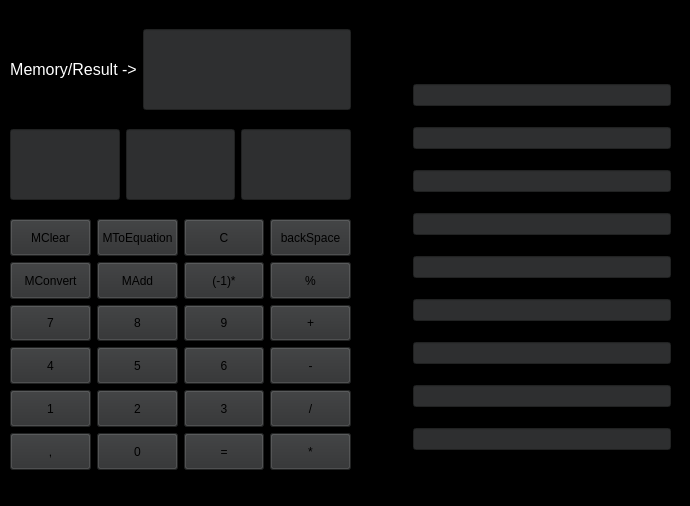
<?xml version="1.0" encoding="UTF-8"?>
<ui version="4.0">
 <class>MainWindow</class>
 <widget class="QMainWindow" name="MainWindow">
  <property name="geometry">
   <rect>
    <x>0</x>
    <y>0</y>
    <width>690</width>
    <height>506</height>
   </rect>
  </property>
  <property name="sizePolicy">
   <sizepolicy hsizetype="Preferred" vsizetype="Preferred">
    <horstretch>0</horstretch>
    <verstretch>0</verstretch>
   </sizepolicy>
  </property>
  <property name="minimumSize">
   <size>
    <width>690</width>
    <height>506</height>
   </size>
  </property>
  <property name="maximumSize">
   <size>
    <width>690</width>
    <height>506</height>
   </size>
  </property>
  <property name="windowTitle">
   <string>MainWindow</string>
  </property>
  <property name="autoFillBackground">
   <bool>false</bool>
  </property>
  <property name="styleSheet">
   <string notr="true">background-color: rgb(0, 0, 0);</string>
  </property>
  <property name="animated">
   <bool>true</bool>
  </property>
  <property name="documentMode">
   <bool>false</bool>
  </property>
  <widget class="QWidget" name="centralwidget">
   <widget class="QWidget" name="gridLayoutWidget">
    <property name="geometry">
     <rect>
      <x>10</x>
      <y>200</y>
      <width>341</width>
      <height>251</height>
     </rect>
    </property>
    <layout class="QGridLayout" name="gridLayout">
     <item row="10" column="1">
      <widget class="QPushButton" name="dot">
       <property name="sizePolicy">
        <sizepolicy hsizetype="Expanding" vsizetype="Expanding">
         <horstretch>0</horstretch>
         <verstretch>0</verstretch>
        </sizepolicy>
       </property>
       <property name="maximumSize">
        <size>
         <width>100</width>
         <height>100</height>
        </size>
       </property>
       <property name="autoFillBackground">
        <bool>false</bool>
       </property>
       <property name="styleSheet">
        <string notr="true">background-color: rgb(46, 47, 48);</string>
       </property>
       <property name="text">
        <string>,</string>
       </property>
       <property name="default">
        <bool>false</bool>
       </property>
      </widget>
     </item>
     <item row="8" column="1">
      <widget class="QPushButton" name="digit_1">
       <property name="sizePolicy">
        <sizepolicy hsizetype="Expanding" vsizetype="Expanding">
         <horstretch>0</horstretch>
         <verstretch>0</verstretch>
        </sizepolicy>
       </property>
       <property name="maximumSize">
        <size>
         <width>100</width>
         <height>100</height>
        </size>
       </property>
       <property name="autoFillBackground">
        <bool>false</bool>
       </property>
       <property name="styleSheet">
        <string notr="true">background-color: rgb(46, 47, 48);</string>
       </property>
       <property name="text">
        <string>1</string>
       </property>
       <property name="default">
        <bool>false</bool>
       </property>
      </widget>
     </item>
     <item row="2" column="3">
      <widget class="QPushButton" name="memoryToEquation">
       <property name="sizePolicy">
        <sizepolicy hsizetype="Expanding" vsizetype="Expanding">
         <horstretch>0</horstretch>
         <verstretch>0</verstretch>
        </sizepolicy>
       </property>
       <property name="maximumSize">
        <size>
         <width>100</width>
         <height>100</height>
        </size>
       </property>
       <property name="autoFillBackground">
        <bool>false</bool>
       </property>
       <property name="styleSheet">
        <string notr="true">background-color: rgb(46, 47, 48);</string>
       </property>
       <property name="text">
        <string>MToEquation</string>
       </property>
       <property name="default">
        <bool>false</bool>
       </property>
      </widget>
     </item>
     <item row="2" column="6">
      <widget class="QPushButton" name="backSpace">
       <property name="sizePolicy">
        <sizepolicy hsizetype="Expanding" vsizetype="Expanding">
         <horstretch>0</horstretch>
         <verstretch>0</verstretch>
        </sizepolicy>
       </property>
       <property name="maximumSize">
        <size>
         <width>100</width>
         <height>100</height>
        </size>
       </property>
       <property name="autoFillBackground">
        <bool>false</bool>
       </property>
       <property name="styleSheet">
        <string notr="true">background-color: rgb(46, 47, 48);</string>
       </property>
       <property name="text">
        <string>backSpace</string>
       </property>
       <property name="default">
        <bool>false</bool>
       </property>
      </widget>
     </item>
     <item row="5" column="5">
      <widget class="QPushButton" name="digit_9">
       <property name="sizePolicy">
        <sizepolicy hsizetype="Expanding" vsizetype="Expanding">
         <horstretch>0</horstretch>
         <verstretch>0</verstretch>
        </sizepolicy>
       </property>
       <property name="maximumSize">
        <size>
         <width>100</width>
         <height>100</height>
        </size>
       </property>
       <property name="autoFillBackground">
        <bool>false</bool>
       </property>
       <property name="styleSheet">
        <string notr="true">background-color: rgb(46, 47, 48);</string>
       </property>
       <property name="text">
        <string>9</string>
       </property>
       <property name="default">
        <bool>false</bool>
       </property>
      </widget>
     </item>
     <item row="10" column="3">
      <widget class="QPushButton" name="digit_0">
       <property name="sizePolicy">
        <sizepolicy hsizetype="Expanding" vsizetype="Expanding">
         <horstretch>0</horstretch>
         <verstretch>0</verstretch>
        </sizepolicy>
       </property>
       <property name="maximumSize">
        <size>
         <width>100</width>
         <height>100</height>
        </size>
       </property>
       <property name="autoFillBackground">
        <bool>false</bool>
       </property>
       <property name="styleSheet">
        <string notr="true">background-color: rgb(46, 47, 48);</string>
       </property>
       <property name="text">
        <string>0</string>
       </property>
       <property name="default">
        <bool>false</bool>
       </property>
      </widget>
     </item>
     <item row="5" column="1">
      <widget class="QPushButton" name="digit_7">
       <property name="sizePolicy">
        <sizepolicy hsizetype="Expanding" vsizetype="Expanding">
         <horstretch>0</horstretch>
         <verstretch>0</verstretch>
        </sizepolicy>
       </property>
       <property name="maximumSize">
        <size>
         <width>100</width>
         <height>100</height>
        </size>
       </property>
       <property name="autoFillBackground">
        <bool>false</bool>
       </property>
       <property name="styleSheet">
        <string notr="true">background-color: rgb(46, 47, 48);</string>
       </property>
       <property name="text">
        <string>7</string>
       </property>
       <property name="default">
        <bool>false</bool>
       </property>
      </widget>
     </item>
     <item row="7" column="3">
      <widget class="QPushButton" name="digit_5">
       <property name="sizePolicy">
        <sizepolicy hsizetype="Expanding" vsizetype="Expanding">
         <horstretch>0</horstretch>
         <verstretch>0</verstretch>
        </sizepolicy>
       </property>
       <property name="maximumSize">
        <size>
         <width>100</width>
         <height>100</height>
        </size>
       </property>
       <property name="autoFillBackground">
        <bool>false</bool>
       </property>
       <property name="styleSheet">
        <string notr="true">background-color: rgb(46, 47, 48);</string>
       </property>
       <property name="text">
        <string>5</string>
       </property>
       <property name="default">
        <bool>false</bool>
       </property>
      </widget>
     </item>
     <item row="2" column="5">
      <widget class="QPushButton" name="clearDisplay">
       <property name="sizePolicy">
        <sizepolicy hsizetype="Expanding" vsizetype="Expanding">
         <horstretch>0</horstretch>
         <verstretch>0</verstretch>
        </sizepolicy>
       </property>
       <property name="maximumSize">
        <size>
         <width>100</width>
         <height>100</height>
        </size>
       </property>
       <property name="autoFillBackground">
        <bool>false</bool>
       </property>
       <property name="styleSheet">
        <string notr="true">background-color: rgb(46, 47, 48);</string>
       </property>
       <property name="text">
        <string>C</string>
       </property>
       <property name="default">
        <bool>false</bool>
       </property>
      </widget>
     </item>
     <item row="10" column="5">
      <widget class="QPushButton" name="equals">
       <property name="sizePolicy">
        <sizepolicy hsizetype="Expanding" vsizetype="Expanding">
         <horstretch>0</horstretch>
         <verstretch>0</verstretch>
        </sizepolicy>
       </property>
       <property name="maximumSize">
        <size>
         <width>100</width>
         <height>100</height>
        </size>
       </property>
       <property name="autoFillBackground">
        <bool>false</bool>
       </property>
       <property name="styleSheet">
        <string notr="true">background-color: rgb(46, 47, 48);</string>
       </property>
       <property name="text">
        <string>=</string>
       </property>
       <property name="default">
        <bool>false</bool>
       </property>
      </widget>
     </item>
     <item row="7" column="1">
      <widget class="QPushButton" name="digit_4">
       <property name="sizePolicy">
        <sizepolicy hsizetype="Expanding" vsizetype="Expanding">
         <horstretch>0</horstretch>
         <verstretch>0</verstretch>
        </sizepolicy>
       </property>
       <property name="maximumSize">
        <size>
         <width>100</width>
         <height>100</height>
        </size>
       </property>
       <property name="autoFillBackground">
        <bool>false</bool>
       </property>
       <property name="styleSheet">
        <string notr="true">background-color: rgb(46, 47, 48);</string>
       </property>
       <property name="text">
        <string>4</string>
       </property>
       <property name="default">
        <bool>false</bool>
       </property>
      </widget>
     </item>
     <item row="7" column="5">
      <widget class="QPushButton" name="digit_6">
       <property name="sizePolicy">
        <sizepolicy hsizetype="Expanding" vsizetype="Expanding">
         <horstretch>0</horstretch>
         <verstretch>0</verstretch>
        </sizepolicy>
       </property>
       <property name="maximumSize">
        <size>
         <width>100</width>
         <height>100</height>
        </size>
       </property>
       <property name="autoFillBackground">
        <bool>false</bool>
       </property>
       <property name="styleSheet">
        <string notr="true">background-color: rgb(46, 47, 48);</string>
       </property>
       <property name="text">
        <string>6</string>
       </property>
       <property name="default">
        <bool>false</bool>
       </property>
      </widget>
     </item>
     <item row="8" column="6">
      <widget class="QPushButton" name="division">
       <property name="sizePolicy">
        <sizepolicy hsizetype="Expanding" vsizetype="Expanding">
         <horstretch>0</horstretch>
         <verstretch>0</verstretch>
        </sizepolicy>
       </property>
       <property name="maximumSize">
        <size>
         <width>100</width>
         <height>100</height>
        </size>
       </property>
       <property name="autoFillBackground">
        <bool>false</bool>
       </property>
       <property name="styleSheet">
        <string notr="true">background-color: rgb(46, 47, 48);</string>
       </property>
       <property name="text">
        <string>/</string>
       </property>
       <property name="default">
        <bool>false</bool>
       </property>
      </widget>
     </item>
     <item row="5" column="6">
      <widget class="QPushButton" name="addition">
       <property name="sizePolicy">
        <sizepolicy hsizetype="Expanding" vsizetype="Expanding">
         <horstretch>0</horstretch>
         <verstretch>0</verstretch>
        </sizepolicy>
       </property>
       <property name="maximumSize">
        <size>
         <width>100</width>
         <height>100</height>
        </size>
       </property>
       <property name="autoFillBackground">
        <bool>false</bool>
       </property>
       <property name="styleSheet">
        <string notr="true">background-color: rgb(46, 47, 48);</string>
       </property>
       <property name="text">
        <string>+</string>
       </property>
       <property name="default">
        <bool>false</bool>
       </property>
      </widget>
     </item>
     <item row="7" column="6">
      <widget class="QPushButton" name="subtraction">
       <property name="sizePolicy">
        <sizepolicy hsizetype="Expanding" vsizetype="Expanding">
         <horstretch>0</horstretch>
         <verstretch>0</verstretch>
        </sizepolicy>
       </property>
       <property name="maximumSize">
        <size>
         <width>100</width>
         <height>100</height>
        </size>
       </property>
       <property name="autoFillBackground">
        <bool>false</bool>
       </property>
       <property name="styleSheet">
        <string notr="true">background-color: rgb(46, 47, 48);</string>
       </property>
       <property name="text">
        <string>-</string>
       </property>
       <property name="default">
        <bool>false</bool>
       </property>
      </widget>
     </item>
     <item row="3" column="6">
      <widget class="QPushButton" name="modulo">
       <property name="sizePolicy">
        <sizepolicy hsizetype="Expanding" vsizetype="Expanding">
         <horstretch>0</horstretch>
         <verstretch>0</verstretch>
        </sizepolicy>
       </property>
       <property name="maximumSize">
        <size>
         <width>100</width>
         <height>100</height>
        </size>
       </property>
       <property name="autoFillBackground">
        <bool>false</bool>
       </property>
       <property name="styleSheet">
        <string notr="true">background-color: rgb(46, 47, 48);</string>
       </property>
       <property name="text">
        <string>%</string>
       </property>
       <property name="default">
        <bool>false</bool>
       </property>
      </widget>
     </item>
     <item row="2" column="1">
      <widget class="QPushButton" name="clearMemory">
       <property name="sizePolicy">
        <sizepolicy hsizetype="Expanding" vsizetype="Expanding">
         <horstretch>0</horstretch>
         <verstretch>0</verstretch>
        </sizepolicy>
       </property>
       <property name="maximumSize">
        <size>
         <width>100</width>
         <height>100</height>
        </size>
       </property>
       <property name="autoFillBackground">
        <bool>false</bool>
       </property>
       <property name="styleSheet">
        <string notr="true">background-color: rgb(46, 47, 48);</string>
       </property>
       <property name="text">
        <string>MClear</string>
       </property>
       <property name="default">
        <bool>false</bool>
       </property>
      </widget>
     </item>
     <item row="8" column="5">
      <widget class="QPushButton" name="digit_3">
       <property name="sizePolicy">
        <sizepolicy hsizetype="Expanding" vsizetype="Expanding">
         <horstretch>0</horstretch>
         <verstretch>0</verstretch>
        </sizepolicy>
       </property>
       <property name="maximumSize">
        <size>
         <width>100</width>
         <height>100</height>
        </size>
       </property>
       <property name="autoFillBackground">
        <bool>false</bool>
       </property>
       <property name="styleSheet">
        <string notr="true">background-color: rgb(46, 47, 48);</string>
       </property>
       <property name="text">
        <string>3</string>
       </property>
       <property name="default">
        <bool>false</bool>
       </property>
      </widget>
     </item>
     <item row="5" column="3">
      <widget class="QPushButton" name="digit_8">
       <property name="sizePolicy">
        <sizepolicy hsizetype="Expanding" vsizetype="Expanding">
         <horstretch>0</horstretch>
         <verstretch>0</verstretch>
        </sizepolicy>
       </property>
       <property name="maximumSize">
        <size>
         <width>100</width>
         <height>100</height>
        </size>
       </property>
       <property name="autoFillBackground">
        <bool>false</bool>
       </property>
       <property name="styleSheet">
        <string notr="true">background-color: rgb(46, 47, 48);</string>
       </property>
       <property name="text">
        <string>8</string>
       </property>
       <property name="default">
        <bool>false</bool>
       </property>
      </widget>
     </item>
     <item row="10" column="6">
      <widget class="QPushButton" name="multiplication">
       <property name="sizePolicy">
        <sizepolicy hsizetype="Expanding" vsizetype="Expanding">
         <horstretch>0</horstretch>
         <verstretch>0</verstretch>
        </sizepolicy>
       </property>
       <property name="maximumSize">
        <size>
         <width>100</width>
         <height>100</height>
        </size>
       </property>
       <property name="autoFillBackground">
        <bool>false</bool>
       </property>
       <property name="styleSheet">
        <string notr="true">background-color: rgb(46, 47, 48);</string>
       </property>
       <property name="text">
        <string>*</string>
       </property>
       <property name="default">
        <bool>false</bool>
       </property>
      </widget>
     </item>
     <item row="8" column="3">
      <widget class="QPushButton" name="digit_2">
       <property name="sizePolicy">
        <sizepolicy hsizetype="Expanding" vsizetype="Expanding">
         <horstretch>0</horstretch>
         <verstretch>0</verstretch>
        </sizepolicy>
       </property>
       <property name="maximumSize">
        <size>
         <width>100</width>
         <height>100</height>
        </size>
       </property>
       <property name="autoFillBackground">
        <bool>false</bool>
       </property>
       <property name="styleSheet">
        <string notr="true">background-color: rgb(46, 47, 48);</string>
       </property>
       <property name="text">
        <string>2</string>
       </property>
       <property name="default">
        <bool>false</bool>
       </property>
      </widget>
     </item>
     <item row="3" column="1">
      <widget class="QPushButton" name="memoryToConversion">
       <property name="sizePolicy">
        <sizepolicy hsizetype="Expanding" vsizetype="Expanding">
         <horstretch>0</horstretch>
         <verstretch>0</verstretch>
        </sizepolicy>
       </property>
       <property name="maximumSize">
        <size>
         <width>100</width>
         <height>100</height>
        </size>
       </property>
       <property name="autoFillBackground">
        <bool>false</bool>
       </property>
       <property name="styleSheet">
        <string notr="true">background-color: rgb(46, 47, 48);</string>
       </property>
       <property name="text">
        <string>MConvert</string>
       </property>
       <property name="default">
        <bool>false</bool>
       </property>
      </widget>
     </item>
     <item row="3" column="3">
      <widget class="QPushButton" name="addToMemory">
       <property name="sizePolicy">
        <sizepolicy hsizetype="Expanding" vsizetype="Expanding">
         <horstretch>0</horstretch>
         <verstretch>0</verstretch>
        </sizepolicy>
       </property>
       <property name="maximumSize">
        <size>
         <width>100</width>
         <height>100</height>
        </size>
       </property>
       <property name="autoFillBackground">
        <bool>false</bool>
       </property>
       <property name="styleSheet">
        <string notr="true">background-color: rgb(46, 47, 48);</string>
       </property>
       <property name="text">
        <string>MAdd</string>
       </property>
       <property name="default">
        <bool>false</bool>
       </property>
      </widget>
     </item>
     <item row="3" column="5">
      <widget class="QPushButton" name="negativeNumber">
       <property name="sizePolicy">
        <sizepolicy hsizetype="Expanding" vsizetype="Expanding">
         <horstretch>0</horstretch>
         <verstretch>0</verstretch>
        </sizepolicy>
       </property>
       <property name="maximumSize">
        <size>
         <width>100</width>
         <height>100</height>
        </size>
       </property>
       <property name="autoFillBackground">
        <bool>false</bool>
       </property>
       <property name="styleSheet">
        <string notr="true">background-color: rgb(46, 47, 48);</string>
       </property>
       <property name="text">
        <string>(-1)*</string>
       </property>
       <property name="default">
        <bool>false</bool>
       </property>
      </widget>
     </item>
    </layout>
   </widget>
   <widget class="QWidget" name="gridLayoutWidget_2">
    <property name="geometry">
     <rect>
      <x>370</x>
      <y>10</y>
      <width>301</width>
      <height>441</height>
     </rect>
    </property>
    <layout class="QGridLayout" name="liczbyWRoznychSystemach">
     <item row="6" column="0">
      <widget class="QLabel" name="tekstSiodemkowy">
       <property name="text">
        <string>&lt;html&gt;&lt;head/&gt;&lt;body&gt;&lt;p&gt;&lt;span style=&quot; font-size:12pt;&quot;&gt;(7)&lt;/span&gt;&lt;/p&gt;&lt;/body&gt;&lt;/html&gt;</string>
       </property>
       <property name="alignment">
        <set>Qt::AlignmentFlag::AlignCenter</set>
       </property>
      </widget>
     </item>
     <item row="9" column="0">
      <widget class="QLabel" name="tekstDziesietny">
       <property name="text">
        <string>&lt;html&gt;&lt;head/&gt;&lt;body&gt;&lt;p&gt;&lt;span style=&quot; font-size:12pt;&quot;&gt;(10)&lt;/span&gt;&lt;/p&gt;&lt;/body&gt;&lt;/html&gt;</string>
       </property>
       <property name="alignment">
        <set>Qt::AlignmentFlag::AlignCenter</set>
       </property>
      </widget>
     </item>
     <item row="2" column="0">
      <widget class="QLabel" name="tekstTrojkowy">
       <property name="text">
        <string>&lt;html&gt;&lt;head/&gt;&lt;body&gt;&lt;p&gt;&lt;span style=&quot; font-size:12pt;&quot;&gt;(3)&lt;/span&gt;&lt;/p&gt;&lt;/body&gt;&lt;/html&gt;</string>
       </property>
       <property name="alignment">
        <set>Qt::AlignmentFlag::AlignCenter</set>
       </property>
      </widget>
     </item>
     <item row="3" column="0">
      <widget class="QLabel" name="tekstCzworkowy">
       <property name="text">
        <string>&lt;html&gt;&lt;head/&gt;&lt;body&gt;&lt;p&gt;&lt;span style=&quot; font-size:12pt;&quot;&gt;(4)&lt;/span&gt;&lt;/p&gt;&lt;/body&gt;&lt;/html&gt;</string>
       </property>
       <property name="alignment">
        <set>Qt::AlignmentFlag::AlignCenter</set>
       </property>
      </widget>
     </item>
     <item row="7" column="1">
      <widget class="QLineEdit" name="numberInBase8">
       <property name="styleSheet">
        <string notr="true">background-color: rgb(46, 47, 48);</string>
       </property>
      </widget>
     </item>
     <item row="4" column="1">
      <widget class="QLineEdit" name="numberInBase5">
       <property name="styleSheet">
        <string notr="true">background-color: rgb(46, 47, 48);</string>
       </property>
      </widget>
     </item>
     <item row="3" column="1">
      <widget class="QLineEdit" name="numberInBase4">
       <property name="styleSheet">
        <string notr="true">background-color: rgb(46, 47, 48);</string>
       </property>
      </widget>
     </item>
     <item row="4" column="0">
      <widget class="QLabel" name="tesktPiatkowy">
       <property name="text">
        <string>&lt;html&gt;&lt;head/&gt;&lt;body&gt;&lt;p&gt;&lt;span style=&quot; font-size:12pt;&quot;&gt;(5)&lt;/span&gt;&lt;/p&gt;&lt;/body&gt;&lt;/html&gt;</string>
       </property>
       <property name="alignment">
        <set>Qt::AlignmentFlag::AlignCenter</set>
       </property>
      </widget>
     </item>
     <item row="8" column="0">
      <widget class="QLabel" name="tekstDziewiatkowy">
       <property name="text">
        <string>&lt;html&gt;&lt;head/&gt;&lt;body&gt;&lt;p&gt;&lt;span style=&quot; font-size:12pt;&quot;&gt;(9)&lt;/span&gt;&lt;/p&gt;&lt;/body&gt;&lt;/html&gt;</string>
       </property>
       <property name="alignment">
        <set>Qt::AlignmentFlag::AlignCenter</set>
       </property>
      </widget>
     </item>
     <item row="8" column="1">
      <widget class="QLineEdit" name="numberInBase9">
       <property name="styleSheet">
        <string notr="true">background-color: rgb(46, 47, 48);</string>
       </property>
      </widget>
     </item>
     <item row="2" column="1">
      <widget class="QLineEdit" name="numberInBase3">
       <property name="styleSheet">
        <string notr="true">background-color: rgb(46, 47, 48);</string>
       </property>
      </widget>
     </item>
     <item row="9" column="1">
      <widget class="QLineEdit" name="numberInBase10">
       <property name="styleSheet">
        <string notr="true">background-color: rgb(46, 47, 48);</string>
       </property>
      </widget>
     </item>
     <item row="5" column="1">
      <widget class="QLineEdit" name="numberInBase6">
       <property name="styleSheet">
        <string notr="true">background-color: rgb(46, 47, 48);</string>
       </property>
      </widget>
     </item>
     <item row="1" column="0">
      <widget class="QLabel" name="tekstDwojkowy">
       <property name="text">
        <string>&lt;html&gt;&lt;head/&gt;&lt;body&gt;&lt;p&gt;&lt;span style=&quot; font-size:12pt;&quot;&gt;(2)&lt;/span&gt;&lt;/p&gt;&lt;/body&gt;&lt;/html&gt;</string>
       </property>
       <property name="alignment">
        <set>Qt::AlignmentFlag::AlignCenter</set>
       </property>
      </widget>
     </item>
     <item row="6" column="1">
      <widget class="QLineEdit" name="numberInBase7">
       <property name="styleSheet">
        <string notr="true">background-color: rgb(46, 47, 48);</string>
       </property>
      </widget>
     </item>
     <item row="5" column="0">
      <widget class="QLabel" name="tekstSzostkowy">
       <property name="text">
        <string>&lt;html&gt;&lt;head/&gt;&lt;body&gt;&lt;p&gt;&lt;span style=&quot; font-size:12pt;&quot;&gt;(6)&lt;/span&gt;&lt;/p&gt;&lt;/body&gt;&lt;/html&gt;</string>
       </property>
       <property name="alignment">
        <set>Qt::AlignmentFlag::AlignCenter</set>
       </property>
      </widget>
     </item>
     <item row="1" column="1">
      <widget class="QLineEdit" name="numberInBase2">
       <property name="styleSheet">
        <string notr="true">background-color: rgb(46, 47, 48);</string>
       </property>
      </widget>
     </item>
     <item row="7" column="0">
      <widget class="QLabel" name="tekstOsoemkowy">
       <property name="text">
        <string>&lt;html&gt;&lt;head/&gt;&lt;body&gt;&lt;p&gt;&lt;span style=&quot; font-size:12pt;&quot;&gt;(8)&lt;/span&gt;&lt;/p&gt;&lt;/body&gt;&lt;/html&gt;</string>
       </property>
       <property name="alignment">
        <set>Qt::AlignmentFlag::AlignCenter</set>
       </property>
      </widget>
     </item>
     <item row="0" column="0">
      <widget class="QLabel" name="tekstDwojkowy_2">
       <property name="sizePolicy">
        <sizepolicy hsizetype="Preferred" vsizetype="Fixed">
         <horstretch>0</horstretch>
         <verstretch>0</verstretch>
        </sizepolicy>
       </property>
       <property name="text">
        <string>&lt;html&gt;&lt;head/&gt;&lt;body&gt;&lt;p&gt;&lt;span style=&quot; font-size:12pt;&quot;&gt;Base&lt;/span&gt;&lt;/p&gt;&lt;/body&gt;&lt;/html&gt;</string>
       </property>
       <property name="alignment">
        <set>Qt::AlignmentFlag::AlignCenter</set>
       </property>
      </widget>
     </item>
     <item row="0" column="1">
      <widget class="QLabel" name="tekstDwojkowy_3">
       <property name="sizePolicy">
        <sizepolicy hsizetype="Preferred" vsizetype="Fixed">
         <horstretch>0</horstretch>
         <verstretch>0</verstretch>
        </sizepolicy>
       </property>
       <property name="text">
        <string>&lt;html&gt;&lt;head/&gt;&lt;body&gt;&lt;p&gt;&lt;span style=&quot; font-size:12pt;&quot;&gt;Number&lt;/span&gt;&lt;/p&gt;&lt;/body&gt;&lt;/html&gt;</string>
       </property>
       <property name="alignment">
        <set>Qt::AlignmentFlag::AlignCenter</set>
       </property>
      </widget>
     </item>
    </layout>
   </widget>
   <widget class="QWidget" name="gridLayoutWidget_3">
    <property name="geometry">
     <rect>
      <x>10</x>
      <y>10</y>
      <width>341</width>
      <height>81</height>
     </rect>
    </property>
    <layout class="QGridLayout" name="gridLayout_2">
     <item row="0" column="0">
      <widget class="QLabel" name="textMemory">
       <property name="sizePolicy">
        <sizepolicy hsizetype="Fixed" vsizetype="Expanding">
         <horstretch>0</horstretch>
         <verstretch>0</verstretch>
        </sizepolicy>
       </property>
       <property name="layoutDirection">
        <enum>Qt::LayoutDirection::LeftToRight</enum>
       </property>
       <property name="autoFillBackground">
        <bool>false</bool>
       </property>
       <property name="styleSheet">
        <string notr="true">color: rgb(0, 0, 0);</string>
       </property>
       <property name="text">
        <string>&lt;html&gt;&lt;head/&gt;&lt;body&gt;&lt;p&gt;&lt;span style=&quot; font-size:12pt; color:#ffffff;&quot;&gt;Memory/Result -&amp;gt;&lt;/span&gt;&lt;/p&gt;&lt;/body&gt;&lt;/html&gt;</string>
       </property>
       <property name="alignment">
        <set>Qt::AlignmentFlag::AlignCenter</set>
       </property>
      </widget>
     </item>
     <item row="0" column="1">
      <widget class="QLineEdit" name="displayMemory">
       <property name="sizePolicy">
        <sizepolicy hsizetype="Expanding" vsizetype="Expanding">
         <horstretch>0</horstretch>
         <verstretch>0</verstretch>
        </sizepolicy>
       </property>
       <property name="styleSheet">
        <string notr="true">background-color: rgb(46, 47, 48);</string>
       </property>
       <property name="inputMethodHints">
        <set>Qt::InputMethodHint::ImhNone</set>
       </property>
       <property name="alignment">
        <set>Qt::AlignmentFlag::AlignCenter</set>
       </property>
       <property name="readOnly">
        <bool>true</bool>
       </property>
      </widget>
     </item>
    </layout>
   </widget>
   <widget class="QWidget" name="gridLayoutWidget_4">
    <property name="geometry">
     <rect>
      <x>10</x>
      <y>110</y>
      <width>341</width>
      <height>71</height>
     </rect>
    </property>
    <layout class="QGridLayout" name="gridLayout_3">
     <item row="0" column="2">
      <widget class="QLineEdit" name="display">
       <property name="sizePolicy">
        <sizepolicy hsizetype="Expanding" vsizetype="Expanding">
         <horstretch>0</horstretch>
         <verstretch>0</verstretch>
        </sizepolicy>
       </property>
       <property name="layoutDirection">
        <enum>Qt::LayoutDirection::LeftToRight</enum>
       </property>
       <property name="styleSheet">
        <string notr="true">background-color: rgb(46, 47, 48);</string>
       </property>
       <property name="text">
        <string/>
       </property>
       <property name="alignment">
        <set>Qt::AlignmentFlag::AlignRight|Qt::AlignmentFlag::AlignTrailing|Qt::AlignmentFlag::AlignVCenter</set>
       </property>
       <property name="readOnly">
        <bool>true</bool>
       </property>
      </widget>
     </item>
     <item row="0" column="1">
      <widget class="QLineEdit" name="displayOperation">
       <property name="enabled">
        <bool>true</bool>
       </property>
       <property name="sizePolicy">
        <sizepolicy hsizetype="Expanding" vsizetype="Expanding">
         <horstretch>0</horstretch>
         <verstretch>0</verstretch>
        </sizepolicy>
       </property>
       <property name="styleSheet">
        <string notr="true">background-color: rgb(46, 47, 48);</string>
       </property>
       <property name="inputMethodHints">
        <set>Qt::InputMethodHint::ImhNone</set>
       </property>
       <property name="alignment">
        <set>Qt::AlignmentFlag::AlignCenter</set>
       </property>
       <property name="readOnly">
        <bool>true</bool>
       </property>
      </widget>
     </item>
     <item row="0" column="0">
      <widget class="QLineEdit" name="displayFirstNumber">
       <property name="enabled">
        <bool>true</bool>
       </property>
       <property name="sizePolicy">
        <sizepolicy hsizetype="Expanding" vsizetype="Expanding">
         <horstretch>0</horstretch>
         <verstretch>0</verstretch>
        </sizepolicy>
       </property>
       <property name="styleSheet">
        <string notr="true">background-color: rgb(46, 47, 48);</string>
       </property>
       <property name="inputMethodHints">
        <set>Qt::InputMethodHint::ImhNone</set>
       </property>
       <property name="alignment">
        <set>Qt::AlignmentFlag::AlignCenter</set>
       </property>
       <property name="readOnly">
        <bool>true</bool>
       </property>
      </widget>
     </item>
    </layout>
   </widget>
  </widget>
  <widget class="QMenuBar" name="menubar">
   <property name="geometry">
    <rect>
     <x>0</x>
     <y>0</y>
     <width>690</width>
     <height>21</height>
    </rect>
   </property>
   <widget class="QMenu" name="menuMenu">
    <property name="title">
     <string>Menu</string>
    </property>
    <addaction name="actionAboutAuthor"/>
   </widget>
   <addaction name="menuMenu"/>
  </widget>
  <widget class="QStatusBar" name="statusbar"/>
  <action name="actionAboutAuthor">
   <property name="text">
    <string>O autorze</string>
   </property>
  </action>
 </widget>
 <resources/>
 <connections/>
</ui>
